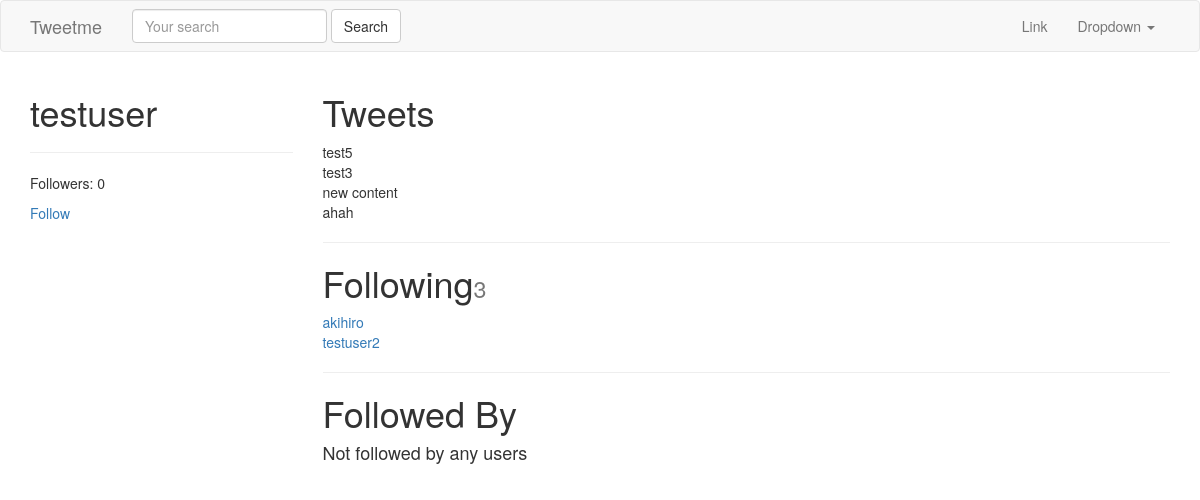
/testuser/, run on the app's committed database.
### tweets/models.py (models this page shows, shortened)
class Tweet(models.Model):
    user = models.ForeignKey(settings.AUTH_USER_MODEL, on_delete=models.CASCADE)
    content = models.CharField(max_length=140, validators=[validate_content])
    updated = models.DateTimeField(auto_now=True)
    timestamp = models.DateTimeField(auto_now_add=True)
    def __str__(self):
        return str(self.content)
    class Meta:
        ordering = ['-timestamp']

### accounts/models.py (models this page shows, shortened)
class UserProfile(models.Model):
    user = models.OneToOneField(settings.AUTH_USER_MODEL, related_name='profile', on_delete=models.CASCADE)
    following = models.ManyToManyField(settings.AUTH_USER_MODEL, related_name='followed_by', blank=True)
    objects = UserProfileManager()
    def get_following(self):
        users = self.following.all()
        return users.exclude(username=self.user.username)

### accounts/views.py (the view)
# urls.py: url(r'^(?P<username>[\w.@+-]+)/$', UserDetailView.as_view(), name='detail'), # /tweet/1/
class UserDetailView(DetailView):
    template_name = 'accounts/user_detail.html'
    queryset = User.objects.all()
    def get_object(self):
        return get_object_or_404(User, username__iexact=self.kwargs.get('username'))

### accounts/models.py (called while the page is built)
    def all(self):
        qs = self.get_queryset().all()
        try:
            if self.instance:
                qs = qs.exclude(user=self.instance)
        except:
            pass
        return qs

### accounts/templates/accounts/user_detail.html
{% extends 'base.html' %}
{% block content %}
<div class="row">
    <div class="col-sm-3 col-xs-12">
        <h1>{{ object.username }}</h1>
        <hr/>
        <p>Followers: {{ object.followed_by.all.count }}</p>
        <p><a href="btn btn-link" href="{% url 'profiles:follow' username=object.username %}">Follow</a></p>
    </div>
    <div class="col-sm-9 col-xs-12">
        <h1>Tweets</h1>
        {% for tweet in object.tweet_set.all %}
          {{ tweet }}<br/>
        {% endfor %}
        <hr/>
        <h1>Following<small>{{ object.profile.following.count }}</small></h1>
        {% for user in object.profile.get_following %}
          <a href="/{{ user.username }}">{{ user.username }}</a><br/>
        {% empty %}
          <h4>Not following any users</h4>
        {% endfor %}
        <hr/>
        <h1>Followed By</h1>
        {% for profile in object.followed_by.all %}
          <a href="/{{ profile.user.username }}">{{ profile.user.username }}</a><br/>
        {% empty %}
          <h4>Not followed by any users</h4>
        {% endfor %}
    </div>
</div>
{% endblock content %}

### data on the page
Tweet: content "test5"
Tweet: content "test3"
Tweet: content "new content"
Tweet: content "ahah"

### other printed values
{{ object.username }} "testuser"
{{ object.followed_by.all.count }} "0"
{{ object.profile.following.count }} "3"
{{ user.username }} "akihiro"
{{ user.username }} "testuser2"
